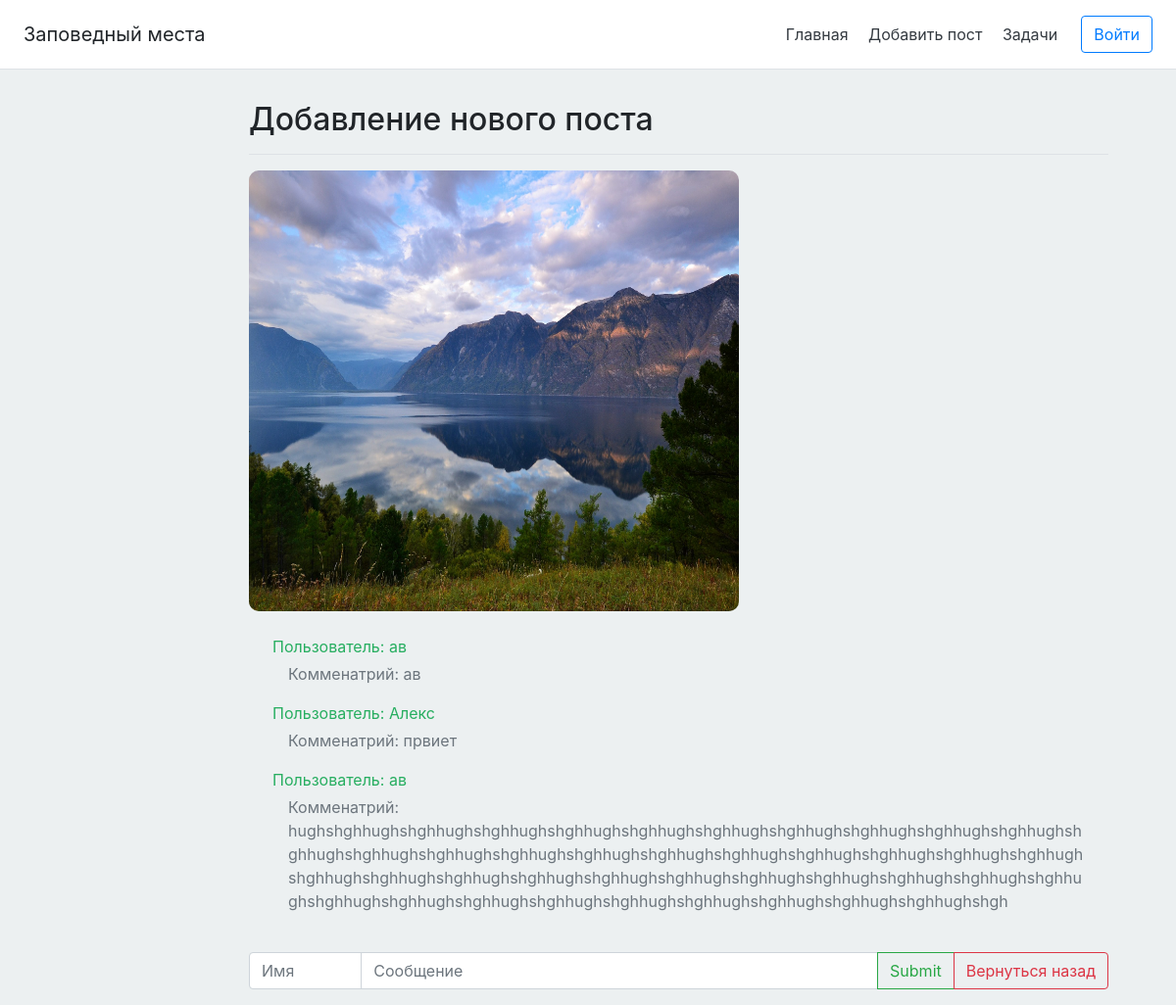
Page /post_id/2 on the committed database.
### main/models.py (models this page shows, shortened)
class Comment(models.Model):
    post = models.ForeignKey(Post, on_delete=models.CASCADE)
    name = models.CharField('Имя', max_length=100)
    body = models.TextField()

### main/views.py (the view, shortened to what this page needs)
# urls.py: path('post_id/<int:pk>', views.comments),
def comments(request, pk):
    error = ''
    comment = Comment.objects.all()
    img = Post.objects.filter(id=pk)
    form = CommentAdd()
    date = {'form': form, "error": error, 'comment': comment, 'post_id': pk, 'img': img[0].image.url}
    return render(request, 'main/comments.html', date)

### main/forms.py
class CommentAdd(ModelForm):
    class Meta:
        model = Comment
        fields = ['name', 'body']
        widgets = {
            'name': TextInput(
                attrs={
                    'class': 'form-control w',
                    'placeholder': "Имя",
                    'aria-describedby': "basic-addon2"}
            ),
            'body': TextInput(
                attrs={
                    'class': 'w-50 form-control w',
                    'placeholder': "Сообщение",
                    'aria-describedby': "basic-addon2"}
            ),
        }

### main/templates/main/comments.html (shortened to what this page needs)
{% extends 'main/loaut.html' %}
{% block content %}
<main role="main" class="col-md-9 ml-sm-auto col-lg-10 pt-3 px-4">
      <div class="d-flex justify-content-between flex-wrap flex-md-nowrap align-items-center pb-2 mb-3 border-bottom">
        <h1 class="h2">Добавление нового поста</h1>
      </div>
    <img class="bd-placeholder-img" src="../../static/main/img/{{ img }}" width="500" height="450" style="border-radius: 10px">
    <div class="col p-4 d-flex flex-column position-static ">
    {% for j in comment %}
        {% if post_id == j.post_id %}
        <div class="mb-1" style="color: #27ae60">Пользователь: {{j.name}}</div>
        <div class="text-break"><p class="card-text mb-3 ml-3 text-muted ">Комменатрий: {{j.body}}</p></div>
        {% endif %}
        {% endfor %}
    </div>
    <form method="post" action="">
        <div class="input-group mb-3">
            {{form.name}}
            {{form.body}}
            <div class="input-group-append">
                <input class="btn btn-outline-success" type="submit" name="Отправить">
                <a class="btn btn-outline-danger" href="/">Вернуться назад</a>
            </div>
        </div>
    </form>
</main>
{% endblock content %}

### rows in the picture
Comment: name "ав", body "ав"
Comment: name "Алекс", body "првиет"
Comment: name "ав", body "hughshghhughshghhughshghhughshghhughshghhughshghhughshghhughshghhughshghhughshghhughshghhughshghhughshghhughshghhughshghhughshghhughshghhughshghhughshghhughshghhughshghhughshghhughshghhughshghhughshghhughshghhughshghhughshghhughshghhughshghhughshghhughshghhughshghhughshghhughshghhughshghhughshghhughshghhughshghhughshghhughshghhughshgh"
